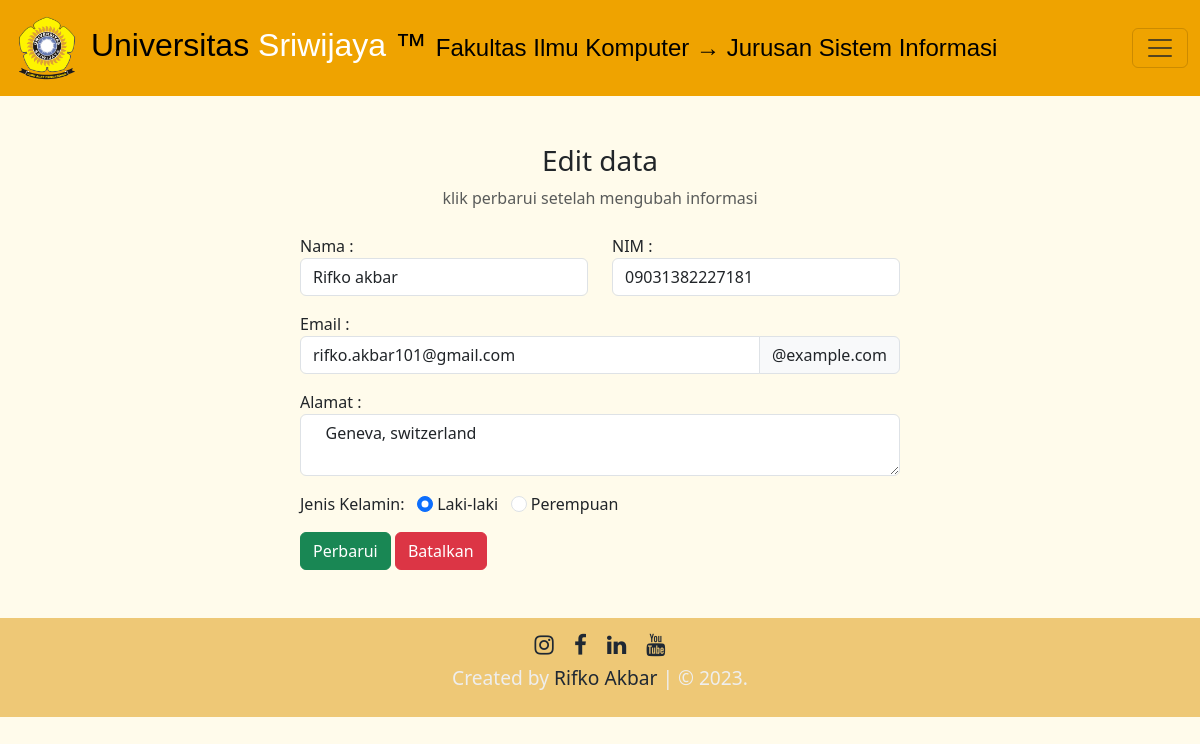
The page /edit.php?id=3 on the database its author committed.
### tables this page shows
CREATE TABLE `crud` (
  `id` int(11) NOT NULL,
  `nama` varchar(100) NOT NULL,
  `nim` varchar(100) NOT NULL,
  `email` varchar(100) NOT NULL,
  `alamat` varchar(100) NOT NULL,
  `gender` varchar(100) NOT NULL
);

### edit.php (the view, shortened to what this page needs)
<?php
include "db_conn.php";
$id = $_GET['id'];
?>
<!DOCTYPE html>
<html lang="en">
<head>
    <link href="https://cdn.jsdelivr.net/npm/bootstrap@5.3.0-alpha3/dist/css/bootstrap.min.css" rel="stylesheet"
>
    <link rel="stylesheet" href="https://cdnjs.cloudflare.com/ajax/libs/font-awesome/6.4.0/css/all.min.css"
 />
    <link rel="stylesheet" href="https://cdnjs.cloudflare.com/ajax/libs/font-awesome/4.7.0/css/font-awesome.min.css">
</head>
<body>
    <nav class="navbar" style="background-color: #efa300;">
        <div class="container-fluid">
            <a class="navbar-brand" href="#" style="font-family: Georgia, sans-serif; font-size:2rem;">
                <img src="Unsri-Logo.png" alt="" width="70px"> Universitas <span style="color:#FFF;">Sriwijaya</span>
                &trade;
                <span style="font-size:1.5rem;">Fakultas Ilmu Komputer &rarr; Jurusan Sistem Informasi</span>
            </a>
            <button class="navbar-toggler" type="button" data-bs-toggle="collapse" data-bs-target="#navbarNavDropdown"
                aria-controls="navbarNavDropdown" aria-expanded="false" aria-label="Toggle navigation">
                <span class="navbar-toggler-icon"></span>
            </button>
        </div>
    </nav>
    <br></br>
    <div class="container">
        <div class="text-center mb-4">
            <h3>Edit data</h3>
            <p class="text-muted">klik perbarui setelah mengubah informasi</p>
        </div>
        <?php
        $sql = "SELECT * FROM `crud` WHERE id = $id LIMIT 1";
        $result = mysqli_query($conn, $sql);
        $row = mysqli_fetch_assoc($result);
        ?>
        <div class="container d-flex justify-content-center">
            <form action="" method="post" style="width:50vw; min-width300px">
                <div class="row mb-3">
                    <div class="col">
                        <label for="form-label">Nama :</label>
                        <input type="text" class="form-control" name="nama"
                        value="<?php echo $row['nama'] ?>">
                    </div>
                    <div class="col">
                        <label for="form-label">NIM :</label>
                        <input type="number" class="form-control" name="nim"
                        value="<?php echo $row['nim'] ?>">
                    </div>
                </div>
                <div class="mb-3">
                    <label for="form-label">Email :</label>
                    <div class="input-group mb-3">
                        <input type="email" class="form-control" name="email"
                        value="<?php echo $row['email'] ?>">
                        <span class="input-group-text" id="basic-addon2">@example.com</span>
                    </div>
                </div>
                <div class="form-group mb-3">
                    <label for="address">Alamat : </label>
                    <textarea class="form-control" name="alamat"
                    > <?php echo $row['alamat'] ?> </textarea>
                </div>
                <div class="form-group mb-3">
                    <label>Jenis Kelamin:</label> &nbsp;
                    <input type="radio" class="form-check-input" name="gender" id="Laki-laki" value="Laki-laki"
                    <?php echo ($row['gender']=='Laki-laki')? "checked":""; ?>>
                    <label for="Laki-laki" class="form-input-label">Laki-laki</label>
                    <input type="radio" class="form-check-input" name="gender" id="Perempuan" value="Perempuan"
                    <?php echo ($row['gender']=='Perempuan')? "checked":""; ?>>
                    <label for="Perempuan" class="form-input-label">Perempuan</label>
                </div>
                <div>
                    <button type="submit" class="btn btn-success" name="submit">Perbarui</button>
                    <a href="index.php" class="btn btn-danger">Batalkan</a>
                </div>
            </form>
        </div>
    </div>
    <br></br>
    <footer class="contact" id="contact">
        <div class="sosmed">
            <a href="https://www.instagram.com/rifko_akbar2/" class="fa fa-instagram"></a>
            <a href="https://web.facebook.com/natar.gaul" class="fa fa-facebook"></a>
            <a href="https://www.linkedin.com/in/rifko-akbar-592915249/" class="fa fa-linkedin"></a>
            <a href="https://www.youtube.com/channel/UCRCZBs5zG9WFq6LdnxIpgLQ" class="fa fa-youtube"></a>
        </div>
        <div class="credit">
            <p>Created by <a href=""> Rifko Akbar </a> | &copy 2023.</p>
        </div>
    </footer>
</body>

### edit.php (style rules this page uses)
body { margin: 0; padding: 0; background-color: #FFFBEB; height: 100%; }
footer { background-color: #eec876; text-align: center; padding: .5rem 0; position: relative; min-height: 100%; z-index: 1; bottom: 0; width: 100%; color: #eee; }
footer .sosmed a { text-decoration: none; color: #1f2833; font-size: 1.4rem; padding: .5rem; }
footer .credit a { text-decoration: none; color: #1f2833; }
.credit p { font-size: 1.2rem; }

### rows shown on the page
crud: nama "Rifko akbar", nim "09031382227181", email "rifko.akbar101@gmail.com", alamat "Geneva, switzerland", gender "☑ Laki-laki", gender "☐ Perempuan"
